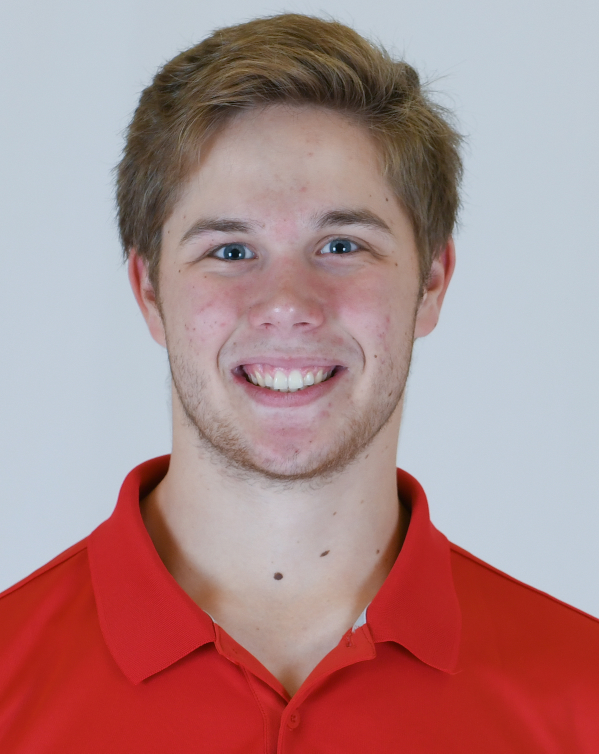
#> input picture ProfilePic.jpg, 1198 x 1507 px (shown at 1/2 size)
$ jupyter execute --allow-errors Test.ipynb   (shell and % lines are left out)
#> lines starting #> are read from the running program, lines starting #| are printed output that depends on the picture
[cell 1]
import sagemaker
import boto3
from PIL import Image
import json
import matplotlib.pyplot as plt
import numpy as np

#> (a cell that did not finish here is left out)

[cell 3]
input_image = Image.open("ProfilePic.jpg").convert("RGB")
#> input_image is the input picture: PIL image 1198x1507 RGB; mean R, G, B 174.3, 137.8, 138.8

# input_image = input_image.resize((768, 768))
input_image = input_image.resize((128, 128))
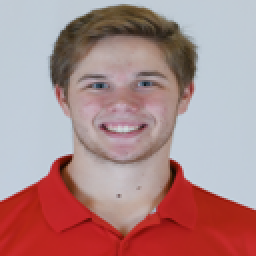
#> input_image: PIL image 128x128 RGB (shown 2 times larger); mean R, G, B 174.3, 137.8, 138.8
input_image

#> (a cell that did not finish here is left out)

[cell 5]
from sagemaker.huggingface.model import HuggingFaceModel


# create Hugging Face Model Class
#> (the rest of this cell did not finish here and is left out)

[cell 6]
# [6 lines of commented-out code are left out]

[cell 7]
def query(model_predictor, payload, content_type, accept):
    """Query the model predictor."""

    query_response = model_predictor.predict(
        payload,
        {
            "ContentType": content_type,
            "Accept": accept,
        },
    )
    return query_response

[cell 8]
image_name = "ProfilePic.jpg"

[cell 9]
# image_array = np.array(input_image).tolist()

[cell 10]
# np_array = np.array(input_image)

[cell 11]
# Image.fromarray(np_array.astype('uint8'), 'RGB')

[cell 12]
import base64
from PIL import Image
# from io import BytesIO


# content_type = 'application/json;jpeg', endpoint expects payload to be a json with the low resolution jpeg image as bytes encoded with base64.b64 encoding.
# To send raw image to the endpoint, you can set content_type = 'application/json' and encoded_image as np.array(PIL.Image.open('low_res_image.jpg')).tolist()
content_type = "application/json"


image_name = "ProfilePic.jpg"
input_image = Image.open(image_name).convert("RGB").resize((256, 256))
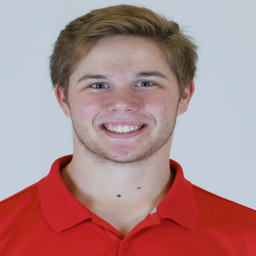
#> input_image: PIL image 256x256 RGB; mean R, G, B 174.3, 137.8, 138.8

encoded_image = np.array(input_image).tolist()
#> encoded_image = 256 items

payload = {
    # "prompt": "ghibli style, portrait, headshot",
    "prompt": "anime version of headshot, highest quality",
    "negative_prompt": "creepy, background, fuzzy",
    "image": encoded_image,
    "strength": 0.75,
    "guidance_scale": 7.5,
    "num_inference_steps": 50,
    "seed": 2
}


# For accept = 'application/json;jpeg', endpoint returns the jpeg image as bytes encoded with base64.b64 encoding.
# To receive raw image with rgb value set Accept = 'application/json'
accept = "application/json"

# Note that sending or receiving payload with raw/rgb values may hit default limits for the input payload and the response size.

# query_response = query(predictor, json.dumps(payload).encode("utf-8"), content_type, accept)
#> (the rest of this cell did not finish here and is left out)
